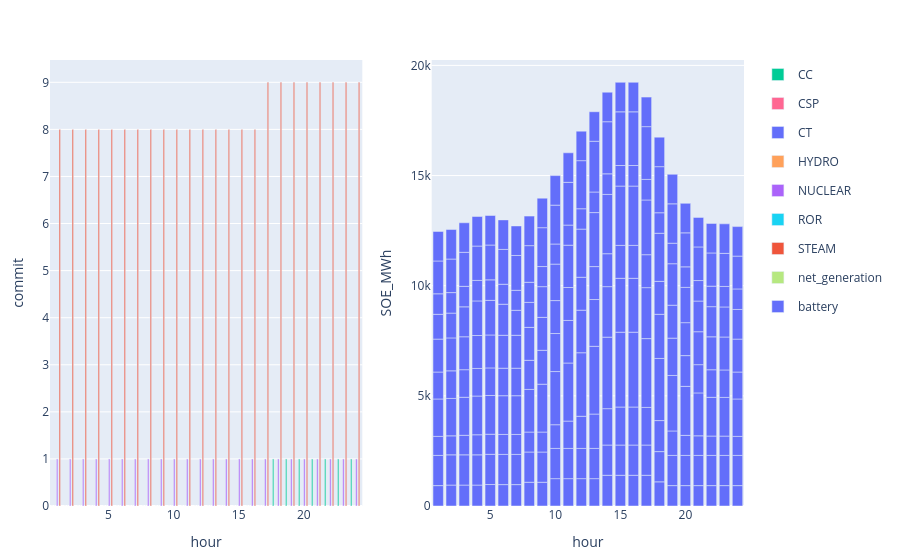

The cell this chart's notebook holds for it:
### Code cell
to_plot = commit_uc[(commit_uc.configuration .== config_1) .&  (commit_uc.day .== day_),:] 
p1 = plot(to_plot, x = :hour, y = :commit,  kind = "bar", color = :resource, stackgroup = 1) #Layout(barmode="stack"))

to_plot = s_uc.storage[(s_uc.storage.configuration .== config_1) .&  (s_uc.storage.day .== day_),:]
p2 = plot(to_plot, x = :hour , y = :SOE_MWh, color = :resource, kind = "bar", Layout(barmode="stack")) 
[p1 p2]

### Figure 1 — Plotly figure (JSON) as saved in the notebook; plotly's stock layout.template omitted (floating-point values rounded to 4 significant figures; data arrays with more than 128 entries replaced by an {"elided": "..."} marker saying what was removed)
{"data": [{"legendgroup": "CC", "marker": {"color": "#00cc96"}, "name": "CC", "showlegend": true, "stackgroup": 1, "type": "bar", "x": [1, 2, 3, 4, 5, 6, 7, 8, 9, 10, 11, 12, 13, 14, 15, 16, 17, 18, 19, 20, 21, 22, 23, 24], "xaxis": "x1", "y": [0, 0, 0, 0, 0, 0, 0, 0, 0, 0, 0, 0, 0, 0, 0, 0, 0, 1, 1, 1, 1, 1, 1, 1], "yaxis": "y1"}, {"legendgroup": "CSP", "marker": {"color": "#FF6692"}, "name": "CSP", "showlegend": true, "stackgroup": 1, "type": "bar", "x": [1, 2, 3, 4, 5, 6, 7, 8, 9, 10, 11, 12, 13, 14, 15, 16, 17, 18, 19, 20, 21, 22, 23, 24], "xaxis": "x1", "y": [null, null, null, null, null, null, null, null, null, null, null, null, null, null, null, null, null, null, null, null, null, null, null, null], "yaxis": "y1"}, {"legendgroup": "CT", "marker": {"color": "#636efa"}, "name": "CT", "showlegend": true, "stackgroup": 1, "type": "bar", "x": [1, 2, 3, 4, 5, 6, 7, 8, 9, 10, 11, 12, 13, 14, 15, 16, 17, 18, 19, 20, 21, 22, 23, 24], "xaxis": "x1", "y": [0, 0, 0, 0, 0, 0, 0, 0, 0, 0, 0, 0, 0, 0, 0, 0, 0, 0, 0, 0, 0, 0, 0, 0], "yaxis": "y1"}, {"legendgroup": "HYDRO", "marker": {"color": "#FFA15A"}, "name": "HYDRO", "showlegend": true, "stackgroup": 1, "type": "bar", "x": [1, 2, 3, 4, 5, 6, 7, 8, 9, 10, 11, 12, 13, 14, 15, 16, 17, 18, 19, 20, 21, 22, 23, 24], "xaxis": "x1", "y": [null, null, null, null, null, null, null, null, null, null, null, null, null, null, null, null, null, null, null, null, null, null, null, null], "yaxis": "y1"}, {"legendgroup": "NUCLEAR", "marker": {"color": "#ab63fa"}, "name": "NUCLEAR", "showlegend": true, "stackgroup": 1, "type": "bar", "x": [1, 2, 3, 4, 5, 6, 7, 8, 9, 10, 11, 12, 13, 14, 15, 16, 17, 18, 19, 20, 21, 22, 23, 24], "xaxis": "x1", "y": [1, 1, 1, 1, 1, 1, 1, 1, 1, 1, 1, 1, 1, 1, 1, 1, 1, 1, 1, 1, 1, 1, 1, 1], "yaxis": "y1"}, {"legendgroup": "ROR", "marker": {"color": "#19d3f3"}, "name": "ROR", "showlegend": true, "stackgroup": 1, "type": "bar", "x": [1, 2, 3, 4, 5, 6, 7, 8, 9, 10, 11, 12, 13, 14, 15, 16, 17, 18, 19, 20, 21, 22, 23, 24], "xaxis": "x1", "y": [null, null, null, null, null, null, null, null, null, null, null, null, null, null, null, null, null, null, null, null, null, null, null, null], "yaxis": "y1"}, {"legendgroup": "STEAM", "marker": {"color": "#EF553B"}, "name": "STEAM", "showlegend": true, "stackgroup": 1, "type": "bar", "x": [1, 2, 3, 4, 5, 6, 7, 8, 9, 10, 11, 12, 13, 14, 15, 16, 17, 18, 19, 20, 21, 22, 23, 24], "xaxis": "x1", "y": [8, 8, 8, 8, 8, 8, 8, 8, 8, 8, 8, 8, 8, 8, 8, 8, 9, 9, 9, 9, 9, 9, 9, 9], "yaxis": "y1"}, {"legendgroup": "net_generation", "marker": {"color": "#B6E880"}, "name": "net_generation", "showlegend": true, "stackgroup": 1, "type": "bar", "x": [1, 2, 3, 4, 5, 6, 7, 8, 9, 10, 11, 12, 13, 14, 15, 16, 17, 18, 19, 20, 21, 22, 23, 24], "xaxis": "x1", "y": [null, null, null, null, null, null, null, null, null, null, null, null, null, null, null, null, null, null, null, null, null, null, null, null], "yaxis": "y1"}, {"legendgroup": "battery", "marker": {"color": "#636efa"}, "name": "battery", "showlegend": true, "type": "bar", "x": {"elided": "240 int values"}, "xaxis": "x2", "y": {"elided": "240 float values"}, "yaxis": "y2"}], "layout": {"margin": {"b": 50, "l": 50, "r": 50, "t": 60}, "xaxis1": {"anchor": "y1", "domain": [0, 0.45], "title": {"text": "hour"}}, "xaxis2": {"anchor": "y2", "domain": [0.55, 1], "title": {"text": "hour"}}, "yaxis1": {"anchor": "x1", "domain": [0, 1], "title": {"text": "commit"}}, "yaxis2": {"anchor": "x2", "domain": [0, 1], "title": {"text": "SOE_MWh"}}}}
